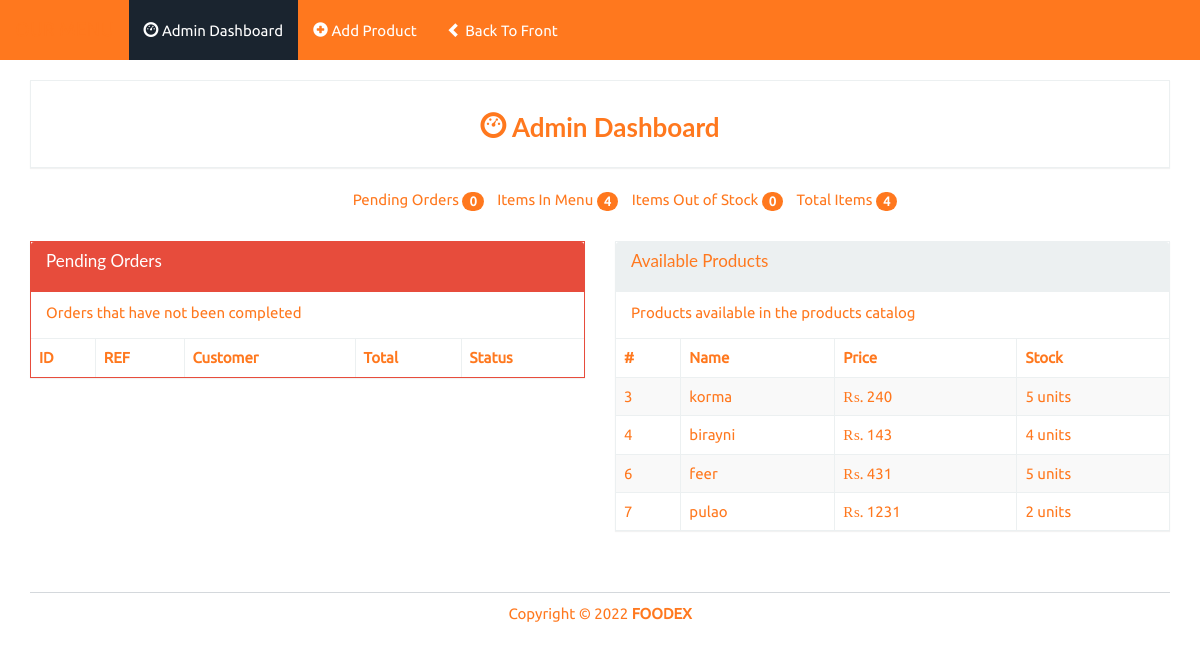
The page /admin on the database its author committed.
### app.py (models this page shows, shortened)
class Product(db.Model):
    id = db.Column(db.Integer, primary_key=True)
    name = db.Column(db.String(50), unique=True)
    price = db.Column(db.Integer)  # in cents
    stock = db.Column(db.Integer)
    description = db.Column(db.String(500))
    image = db.Column(db.String(100))
    orders = db.relationship('Order_Item', backref='product', lazy=True)

### app.py (the view)
@app.route('/admin')
def admin():
    products = Product.query.all()
    products_in_stock = Product.query.filter(Product.stock > 0).count()
    orders = Order.query.all()
    return render_template('admin/index.html', admin=True, products=products, products_in_stock=products_in_stock, orders=orders)

### templates/admin/index.html (shortened to what this page needs)
{% extends "base.html" %}
{% block body %}
<div class="row pad">
	<div class="col-lg-12">
		<div class="panel panel-default">
			<div class="panel-body text-center">
				<h3 class="bold"><i class="glyphicon glyphicon-dashboard"></i> Admin Dashboard</h3>
			</div>
		</div>
	</div>
	<div class="col-lg-12">
		<ul class="summary">
			<li class="">Pending Orders <span class="badge">{{ orders|length }}</span></li>
			<li class="">Items In Menu <span class="badge">{{ products_in_stock }}</span></li>
			<li class="">Items Out of Stock <span class="badge">{{ products|length - products_in_stock }}</span></li>
			<li class="">Total Items <span class="badge">{{ products|length }}</span></li>
		</ul>
	</div>
</div>
<div class="row pad">
	<div class="col-lg-6 pad">
		<div class="panel panel-danger">
			<div class="panel-heading">
				<h3 class="panel-title">Pending Orders</h3>
			</div>
			<div class="panel-body">
				Orders that have not been completed
			</div>
			<div class="table-responsive">
				<table class="table table-striped table-bordered">
					<thead>
						<tr>
							<th>ID</th><th>REF</th><th>Customer</th><th>Total</th><th>Status</th>
						</tr>
					</thead>
				</table>
			</div>
		</div>
	</div>
	<div class="col-lg-6 pad">
		<div class="panel panel-default">
			<div class="panel-heading">
				<h3 class="panel-title">Available Products</h3>
			</div>
			<div class="panel-body">
				Products available in the products catalog
			</div>
			<div class="table-responsive">
				<table class="table table-striped table-bordered">
					<thead>
						<tr>
							<th>#</th><th>Name</th><th>Price</th><th>Stock</th>
						</tr>
					</thead>
					<tbody>
						{% for product in products %}
						<tr>
							<td>{{ product.id }}</td>
							<td>{{ product.name }}</td>
							<td>&#8360;. {{ product.price }}</td>
							<td>{{ product.stock }} units</td>
						</tr>
						{% endfor %}
					</tbody>
				</table>
			</div>
		</div>
	</div>
</div>
{% endblock %}

### static/css/styles.css (style rules this page uses)
body { font-family: Ubuntu, verdana, georgia, serif, sans-serif; }
.bold { font-weight: bolder !important; }
table { width: 100%; }
div.panel, .btn, .navbar { border-radius: 0; }
.pad { margin-top: 10px !important; }
div.panel-body { padding-top: 10px; }
.panel-title { margin-bottom: 10px; }
ul.summary { list-style-type: none; text-align: center; }
ul.summary > li { display: inline-block; padding-left: 10px; }

### rows shown on the page
Product: id "3", name "korma", price "240", stock "5"
Product: id "4", name "birayni", price "143", stock "4"
Product: id "6", name "feer", price "431", stock "5"
Product: id "7", name "pulao", price "1231", stock "2"

### other values the page prints
{{ orders|length }} "0"
{{ products_in_stock }} "4"
{{ products|length - products_in_stock }} "0"
{{ products|length }} "4"
